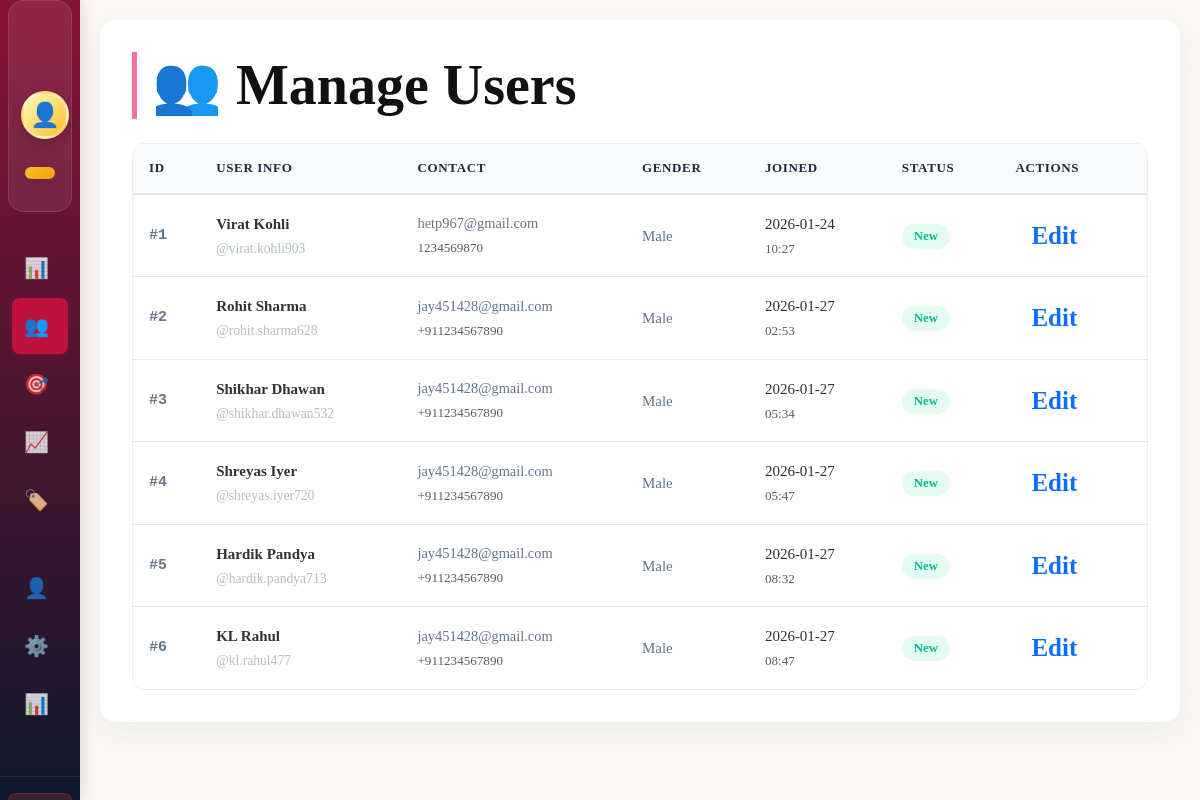
Page /admin/manage_users (signed in) on the committed database.
### tables this page shows
CREATE TABLE users (
    id INTEGER PRIMARY KEY AUTOINCREMENT,
    first_name TEXT NOT NULL,
    last_name TEXT NOT NULL,
    email TEXT NOT NULL,
    phone_number TEXT,
    gender TEXT CHECK (gender IN ('male', 'female', 'other')),
    date_of_birth DATE,
    street_address TEXT,
    city TEXT,
    state TEXT,
    postal_code TEXT,
    country TEXT,
    profile_picture TEXT,
    password_hash TEXT NOT NULL,
    created_at DATETIME DEFAULT CURRENT_TIMESTAMP
, username TEXT, reset_code TEXT);

### routes/admin.py (the view)
@admin_bp.route("/manage_users", methods=["GET", "POST", "PUT"])
@login_required
def manage_users():
    conn = None
    users = []
    error = None
    try:
        conn = sqlite3.connect("models/mood.db")
        conn.row_factory = sqlite3.Row  # so we get dict-like rows
        cursor = conn.cursor()
        cursor.execute(
            """
            SELECT
                id,
                username,
                first_name,
                last_name,
                email,
                phone_number,
                gender,
                date_of_birth,
                created_at,
                profile_picture,
                -- You can add more like: last_login, is_active, etc. later
                CASE
                    WHEN created_at > DATE('now', '-7 days') THEN 'New'
                    ELSE 'Active'
                END AS status_tag
            FROM users
            ORDER BY created_at
        """
        )
        users = cursor.fetchall()  # list of sqlite3.Row objects (dict-like)
    except sqlite3.Error as e:
        error = f"Database error: {str(e)}"
        print(error)  # log in production
    finally:
        if conn:
            conn.close()
    return render_template(
        "admin/manage_users.html",
        users=users,
        error=error,
        current_time=datetime.now().strftime("%Y-%m-%d %H:%M IST"),
    )

### app.py (called while the page is built)
@login_manager.user_loader
def load_user(user_id):
    user_id = int(user_id)  # safety
    if user_id == 0:
        return User(id=0, username="admin", first_name="Admin")
    conn = sqlite3.connect("models/mood.db")
    cursor = conn.cursor()
    cursor.execute(
        "SELECT id, username, first_name, profile_picture FROM users WHERE id = ?",
        (user_id,),
    )
    row = cursor.fetchone()
    if not row:
        cursor.execute(
            "SELECT id, username, NULL as first_name, NULL as profile_picture FROM admins WHERE id = ?",
            (user_id,),
        )
        row = cursor.fetchone()
    conn.close()
    if row:
        return User(
            id=row[0],  # id
            username=row[1],  # username
            first_name=row[2],  # first_name (can be None for admins)
            profile_picture=row[3],  # profile_picture (can be None)
        )
    return None

### templates/admin/manage_users.html (shortened to what this page needs)
{% extends 'admin/admin_base.html' %}
{% block admin_content %}
<div class="admin-container">
  <h1>👥 Manage Users</h1>
  {% if users %}
    <div class="table-responsive">
      <table class="admin-table">
        <thead>
          <tr>
            <th>ID</th>
            <th>User Info</th>
            <th>Contact</th>
            <th>Gender</th>
            <th>Joined</th>
            <th>Status</th>
            <th>Actions</th>
          </tr>
        </thead>
        <tbody>
          {% for user in users %}
            <tr>
              <td class="text-id">#{{ user['id'] }}</td>
              <td>
                <span class="user-name">{{ user['first_name'] or '' }} {{ user['last_name'] or '' }}</span>
                <span class="user-email">@{{ user['username'] or 'n/a' }}</span>
              </td>
              <td>
                <div style="font-size: 0.9rem;">{{ user['email'] or '—' }}</div>
                <small class="text-muted">{{ user['phone_number'] or '—' }}</small>
              </td>
              <td>{{ user['gender']|capitalize or '—' }}</td>
              <td>
                <span style="color: #2d3436;">{{ user['created_at'][:10] }}</span>
                <br>
                <small class="text-muted">{{ user['created_at'][11:16] }}</small>
              </td>
              <td>
                <span class="badge {% if user['status_tag'] == 'New' %}bg-success{% else %}bg-secondary{% endif %}">
                  {{ user['status_tag'] }}
                </span>
              </td>
              <td>
                <button class="btn btn-sm btn-outline-primary" style="border-radius: 8px; font-size: 0.75rem;">Edit</button>
              </td>
            </tr>
          {% endfor %}
        </tbody>
      </table>
    </div>
  {% else %}
    <div class="text-center p-5">
      <p class="text-muted">No users found in the database.</p>
    </div>
  {% endif %}
</div>
{% endblock %}

### static/css/styles.css (style rules this page uses)
:root { --background: #faf8f5; --surface: #ffffff; --surface-elevated: #ffffff; --primary: #e63946; --primary-light: #111111; --primary-dark: #4338ca; --accent: #0ea5e9; --accent-light: #38bdf8; --text: #111111; --text-secondary: #555555; --text-tertiary: #201e1e; --border: #e5e7eb; --border-light: #f3f4f6; --custome: linear-gradient(120deg, #e0c3fc 0%, #8ec5fc 50%, #e0f2f1 100%); --mood-creative: #ec4899; --mood-creative-light: #fdf2f8; --mood-intellectual: #8b5cf6; --mood-intellectual-light: #f5f3ff; --mood-gaming: #f59e0b; --mood-gaming-light: #fffbeb; --mood-adventure: #10b981; --mood-adventure-light: #ecfdf5; --mood-travel: #0ea5e9; --mood-travel-light: #f0f9ff; --mood-lifestyle: #f97316; --mood-lifestyle-light: #fff7ed; --mood-social: #ef4444; --mood-social-light: #fef2f2; --shadow-xs: 0 1px 2px rgba(0, 0, 0, 0.05); --shadow-sm: 0 1px 3px rgba(0, 0, 0, 0.1), 0 1px 2px rgba(0, 0, 0, 0.06); --shadow-md: 0 4px 6px -1px rgba(0, 0, 0, 0.1), 0 2px 4px -1px rgba(0, 0, 0, 0.06); --shadow-lg: 0 10px 15px -3px rgba(0, 0, 0, 0.1), 0 4px 6px -2px rgba(0, 0, 0, 0.05); --shadow-xl: 0 20px 25px -5px rgba(0, 0, 0, 0.1), 0 10px 10px -5px rgba(0, 0, 0, 0.04); --shadow-2xl: 0 25px 50px -12px rgba(0, 0, 0, 0.25); --space-1: 4px; --space-2: 8px; --space-3: 12px; --space-4: 16px; --space-5: 20px; --space-6: 24px; --space-8: 32px; --space-10: 40px; --space-12: 48px; --space-16: 64px; --space-20: 80px; --space-24: 96px; --font-sans: cursive; --font-weight-normal: 400; --font-weight-medium: 500; --font-weight-semibold: 600; --font-weight-bold: 700; --radius-sm: 6px; --radius-md: 8px; --radius-lg: 12px; --radius-xl: 16px; --radius-2xl: 24px; --radius-full: 9999px; --transition-fast: 150ms ease; --transition-base: 200ms ease; --transition-slow: 300ms ease; }
*, *::before, *::after { box-sizing: border-box; margin: 0; padding: 0; }
html { scroll-behavior: smooth; -webkit-font-smoothing: antialiased; -moz-osx-font-smoothing: grayscale; }
body { font-family: var(--font-sans); font-size: 25px; line-height: 1.6; color: var(--text); background-color: var(--background); min-height: 100vh; display: flex; flex-direction: column; }
button { font-family: inherit; cursor: pointer; border: none; background: none; }
h1, h2, h3, h4, h5, h6 { font-weight: var(--font-weight-bold); line-height: 1.2; color: var(--text); }
h1 { font-size: clamp(2rem, 5vw, 3.5rem); }
.btn { display: inline-flex; align-items: center; justify-content: center; gap: var(--space-2); padding: var(--space-3) var(--space-5); font-size: 0.9375rem; font-weight: var(--font-weight-semibold); border-radius: var(--radius-md); transition: all var(--transition-base); white-space: nowrap; }
.btn-sm { padding: var(--space-2) var(--space-4); font-size: 0.875rem; }
.btn, .btn-primary, .btn-secondary, .btn-text, .btn-sm, .btn-lg, button, a.btn, input[type="button"], input[type="submit"], input[type="reset"] { outline: none !important; border: none !important; }
.btn-sm { padding: var(--space-2) var(--space-4); font-size: 0.875rem; border: none !important; outline: none !important; }
.btn-sm { padding: var(--space-2, 8px) var(--space-4, 16px) !important; font-size: 25px !important; border: none !important; outline: none !important; }

### templates/base.html (style rules this page uses)
.btn, .btn-primary, .btn-secondary, button, a.btn { outline: none !important; border: none !important; }

### templates/admin/admin_base.html (style rules this page uses)
body { margin: 0 !important; padding: 0 !important; }

### templates/admin/manage_users.html (style rules this page uses)
.text-id { font-family: 'Courier New', Courier, monospace; color: #fa709a; font-weight: bold; }

### rows in the picture
users: id "1", first_name "Virat", last_name "Kohli", username "virat.kohli903", email "hetp967@gmail.com", phone_number "1234569870", gender "Male", created_at "2026-01-24", created_at "10:27", status_tag "New"
users: id "2", first_name "Rohit", last_name "Sharma", username "rohit.sharma628", email "jay451428@gmail.com", phone_number "+911234567890", gender "Male", created_at "2026-01-27", created_at "02:53", status_tag "New"
users: id "3", first_name "Shikhar", last_name "Dhawan", username "shikhar.dhawan532", email "jay451428@gmail.com", phone_number "+911234567890", gender "Male", created_at "2026-01-27", created_at "05:34", status_tag "New"
users: id "4", first_name "Shreyas", last_name "Iyer", username "shreyas.iyer720", email "jay451428@gmail.com", phone_number "+911234567890", gender "Male", created_at "2026-01-27", created_at "05:47", status_tag "New"
users: id "5", first_name "Hardik", last_name "Pandya", username "hardik.pandya713", email "jay451428@gmail.com", phone_number "+911234567890", gender "Male", created_at "2026-01-27", created_at "08:32", status_tag "New"
users: id "6", first_name "KL", last_name "Rahul", username "kl.rahul477", email "jay451428@gmail.com", phone_number "+911234567890", gender "Male", created_at "2026-01-27", created_at "08:47", status_tag "New"
